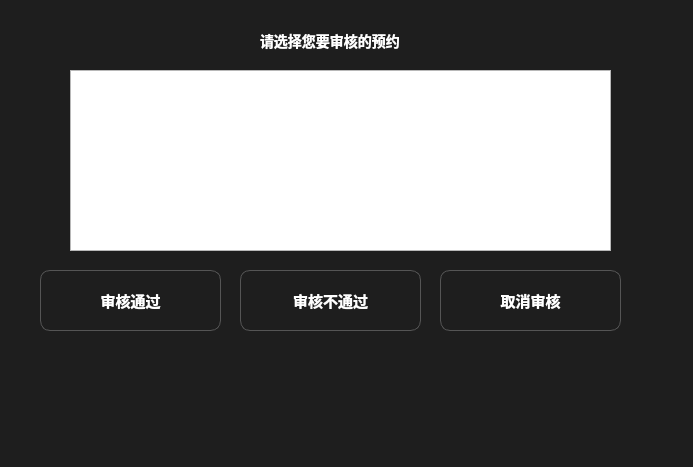
<?xml version="1.0" encoding="UTF-8"?>
<ui version="4.0">
 <class>teacher_viewOrder</class>
 <widget class="QDialog" name="teacher_viewOrder">
  <property name="geometry">
   <rect>
    <x>0</x>
    <y>0</y>
    <width>693</width>
    <height>467</height>
   </rect>
  </property>
  <property name="windowTitle">
   <string>Dialog</string>
  </property>
  <property name="styleSheet">
   <string notr="true">
QDialog {
    background-color: #1e1e1e;          /* 深空黑背景 */
    color: #ffffff;                      /* 默认文字白色 */
}

QLabel {
    color: #ffffff;
    font-family: &quot;Microsoft YaHei&quot;, &quot;微软雅黑&quot;;
    font-size: 14px;
    font-weight: bold;                  /* 标签加粗更好看 */
}

QLineEdit {
    background-color: #2d2d2d;
    color: #ffffff;
    border: 2px solid #404040;
    border-radius: 8px;
    padding: 10px 12px;
    font-size: 14px;
    font-family: &quot;Microsoft YaHei&quot;;
    selection-background-color: #0078d4;
}
QLineEdit:focus {
    border: 2px solid #0078d4;           /* 获得焦点蓝色边框 */
    background-color: #333333;
}

/* 密码框也生效 */
QLineEdit[echoMode=&quot;2&quot;] {
    font-size: 18px;                    /* 密码点更大一点 */
}

/* 登录 &amp; 取消按钮 */
QPushButton {
    background-color: qlineargradient(x1:0, y1:0, x2:0, y2:1,
                                      stop:0 #383838, stop:1 #2d2d2d);
    color: white;
    border: 1px solid #555555;
    border-radius: 10px;
    padding: 12px 30px;
    font-family: &quot;Microsoft YaHei&quot;;
    font-size: 15px;
    font-weight: bold;
    min-width: 100px;
}
QPushButton:hover {
    background-color: qlineargradient(x1:0, y1:0, x2:0, y2:1,
                                      stop:0 #484848, stop:1 #383838);
    border: 1px solid #0078d4;
}
QPushButton:pressed {
    background-color: #0078d4;
    padding-top: 14px;
    padding-bottom: 10px;
}


QDialog {
    border-radius: 16px;
}</string>
  </property>
  <widget class="QLabel" name="label_tip">
   <property name="geometry">
    <rect>
     <x>260</x>
     <y>20</y>
     <width>261</width>
     <height>41</height>
    </rect>
   </property>
   <property name="text">
    <string>请选择您要审核的预约</string>
   </property>
  </widget>
  <widget class="QListWidget" name="listWidget_order">
   <property name="geometry">
    <rect>
     <x>70</x>
     <y>70</y>
     <width>541</width>
     <height>181</height>
    </rect>
   </property>
  </widget>
  <widget class="QPushButton" name="pushButton_ture">
   <property name="geometry">
    <rect>
     <x>40</x>
     <y>270</y>
     <width>181</width>
     <height>61</height>
    </rect>
   </property>
   <property name="text">
    <string>审核通过</string>
   </property>
  </widget>
  <widget class="QPushButton" name="pushButton_false">
   <property name="geometry">
    <rect>
     <x>240</x>
     <y>270</y>
     <width>181</width>
     <height>61</height>
    </rect>
   </property>
   <property name="text">
    <string>审核不通过</string>
   </property>
  </widget>
  <widget class="QPushButton" name="pushButton_cancle">
   <property name="geometry">
    <rect>
     <x>440</x>
     <y>270</y>
     <width>181</width>
     <height>61</height>
    </rect>
   </property>
   <property name="text">
    <string>取消审核</string>
   </property>
  </widget>
 </widget>
 <resources/>
 <connections/>
</ui>
